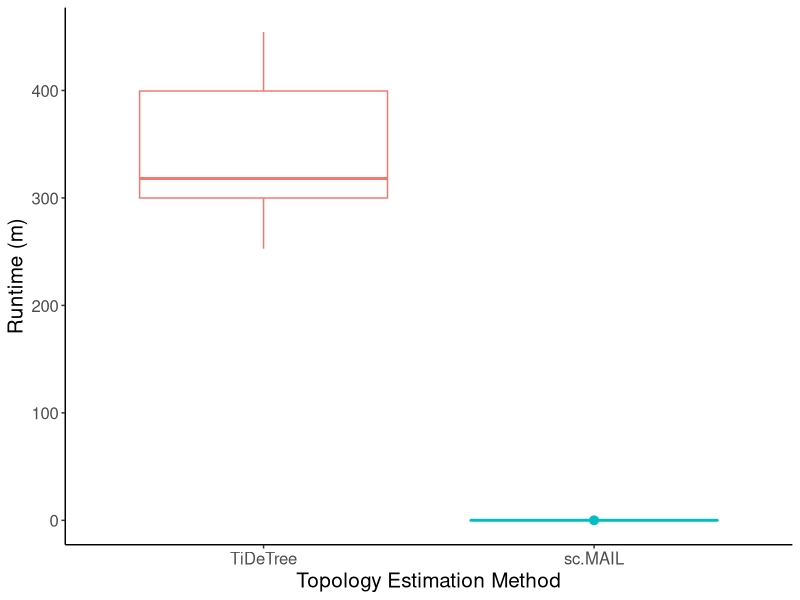
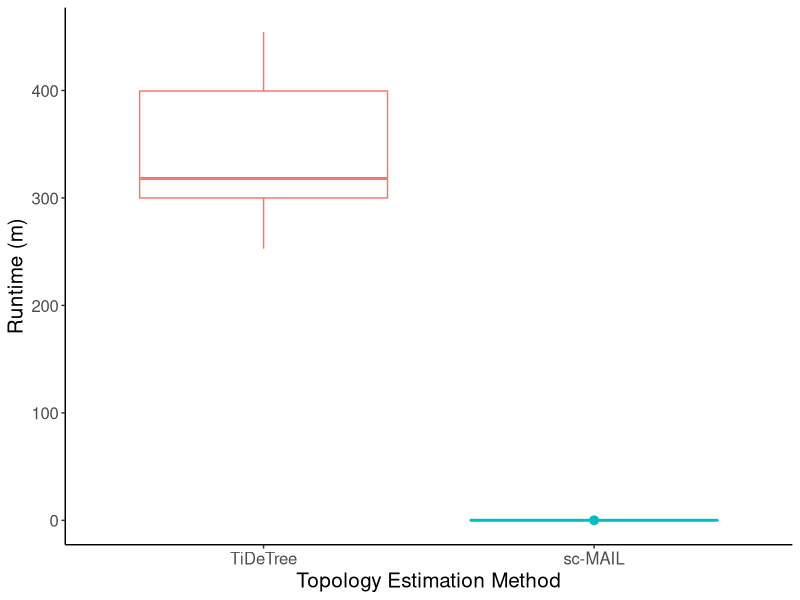
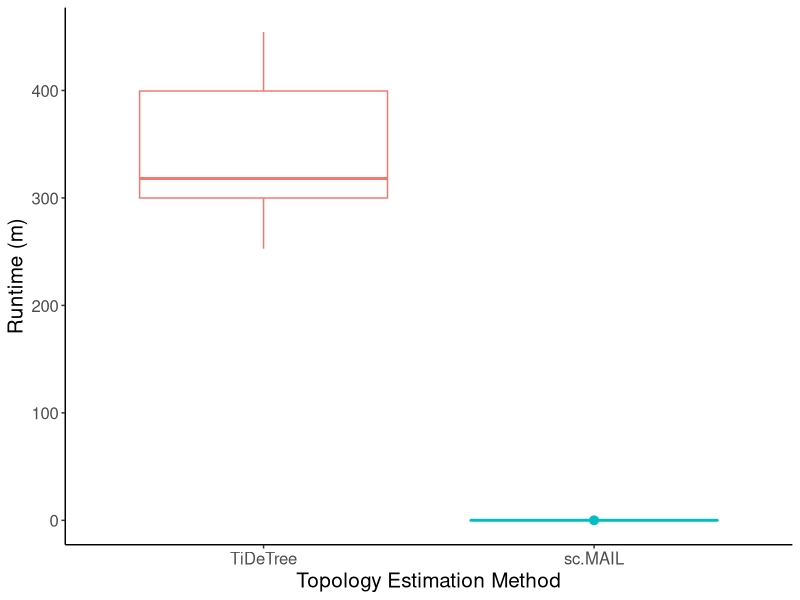
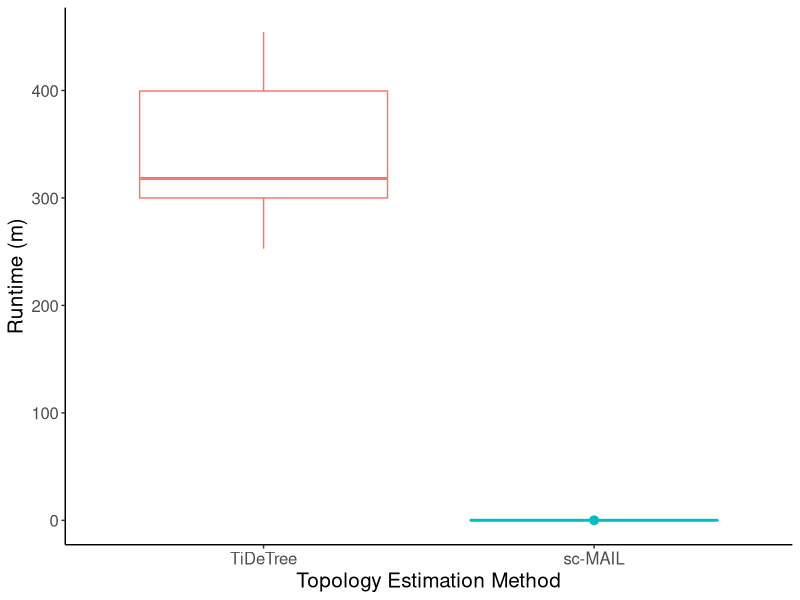

Here is the R script that generated these plots, in order:
setwd('/Users/gc3045/sc-mail-experiments/Real_biodata/intMEMOIR/runtime')

require(ggplot2)

d = read.table("merged_runtimes.txt",header=T)

# Melt the data frame into long format for ggplot
library(reshape2)
df <- melt(d, id.vars = "Sample")

head(df)

ggplot(df,aes(x=variable,y=value/60,color=variable)) +
  stat_summary(show.legend=FALSE) + 
  geom_boxplot(show.legend=FALSE) + 
  xlab("Topology Estimation Method") +
  ylab("Runtime (m)") +
  theme_classic() + theme(text = element_text(size=15)) + #, legend.title = element_blank(),legend.position = "bottom") + 
  scale_x_discrete(labels = c("1" = "TiDeTree", "2" = "sc-MAIL"))
ggsave("runtime_comparison.pdf", width=6, height=4)

ggplot(df, aes(x = variable, y = value/60, color = variable)) +
  stat_summary(show.legend = FALSE) + 
  geom_boxplot(show.legend = FALSE) + 
  xlab("Topology Estimation Method") +
  ylab("Runtime (m)") +
  theme_classic() +
  theme(text = element_text(size = 15)) +
  scale_x_discrete(labels = c("TiDeTree", "sc-MAIL"))
ggsave("intmemoir_runtime_comparison.pdf", width = 6, height = 4)
